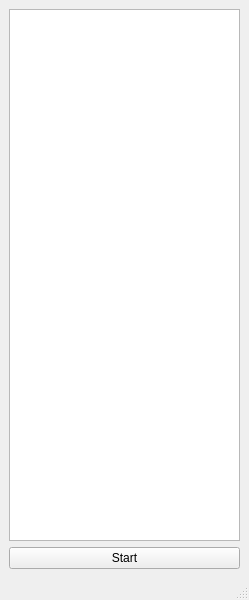
<?xml version="1.0" encoding="UTF-8"?>
<ui version="4.0">
 <class>MainWindow</class>
 <widget class="QMainWindow" name="MainWindow">
  <property name="geometry">
   <rect>
    <x>0</x>
    <y>0</y>
    <width>249</width>
    <height>600</height>
   </rect>
  </property>
  <property name="windowTitle">
   <string>Table</string>
  </property>
  <widget class="QWidget" name="centralwidget">
   <layout class="QGridLayout" name="gridLayout">
    <item row="0" column="0">
     <widget class="QTableWidget" name="tableWidget"/>
    </item>
    <item row="1" column="0">
     <widget class="QPushButton" name="startButton">
      <property name="text">
       <string>Start</string>
      </property>
     </widget>
    </item>
   </layout>
  </widget>
  <widget class="QMenuBar" name="menubar">
   <property name="geometry">
    <rect>
     <x>0</x>
     <y>0</y>
     <width>249</width>
     <height>22</height>
    </rect>
   </property>
  </widget>
  <widget class="QStatusBar" name="statusbar"/>
 </widget>
 <resources/>
 <connections/>
</ui>
